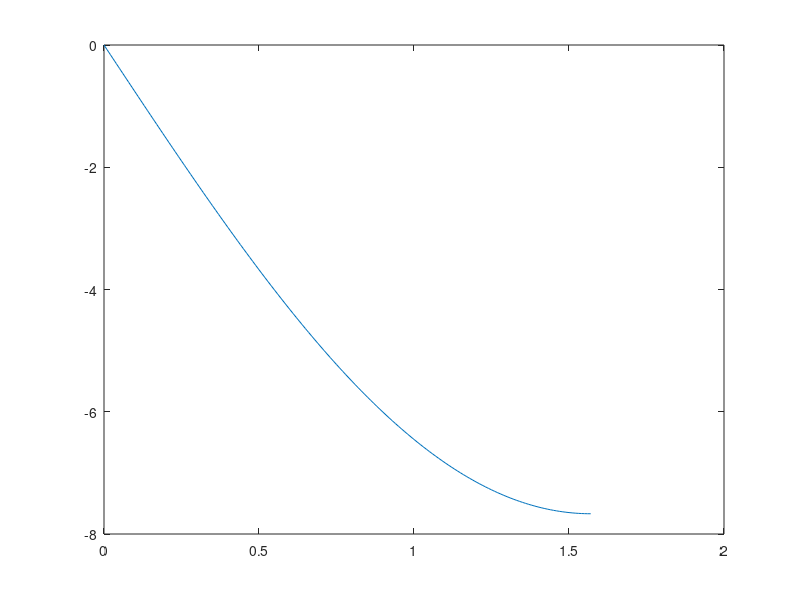
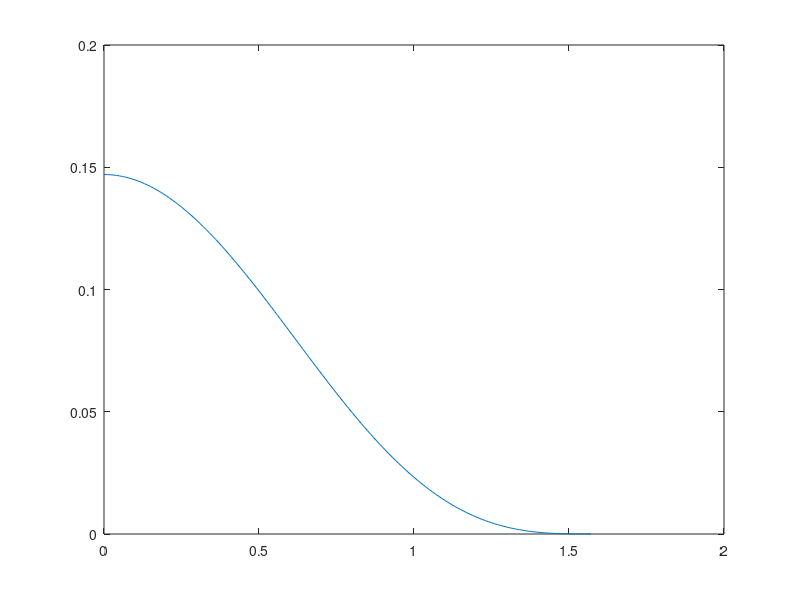
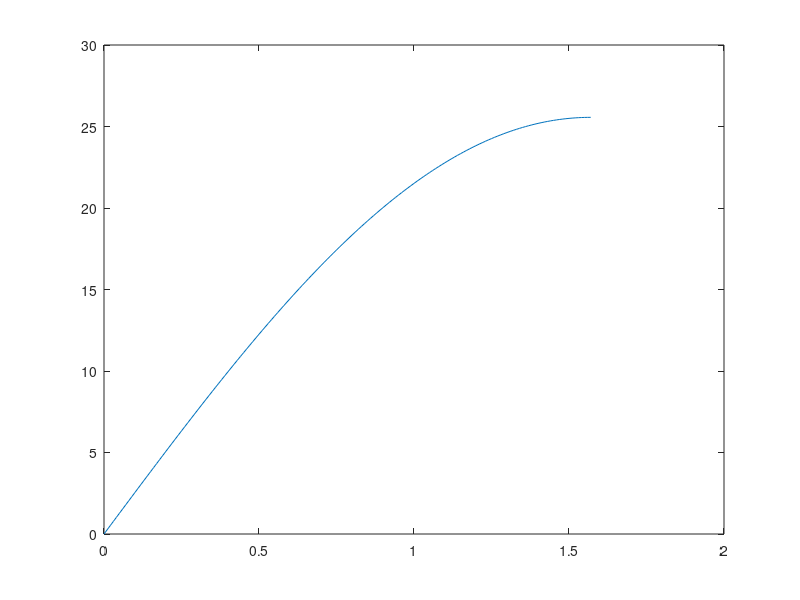

Source code (MATLAB) for these figures, in order:
h= 400;
v= -sqrt(398600.4/(6378+h));
z= [0:0.01:pi/2];

rdot  = sin(z)*v;
rddot = v^2/h*(cos(z)).^3;
figure(1)
plot(z,rdot);
figure (2)
plot(z,rddot);


%%

fc = 10;
vs = 3*10^6; %km/s

for i = 1:length(z)

    fr(i) = fc/(1+rdot(i)/vs);
    fd(i) = fr(i)-fc;

end

figure(3)
plot (z,fd*1000000);
